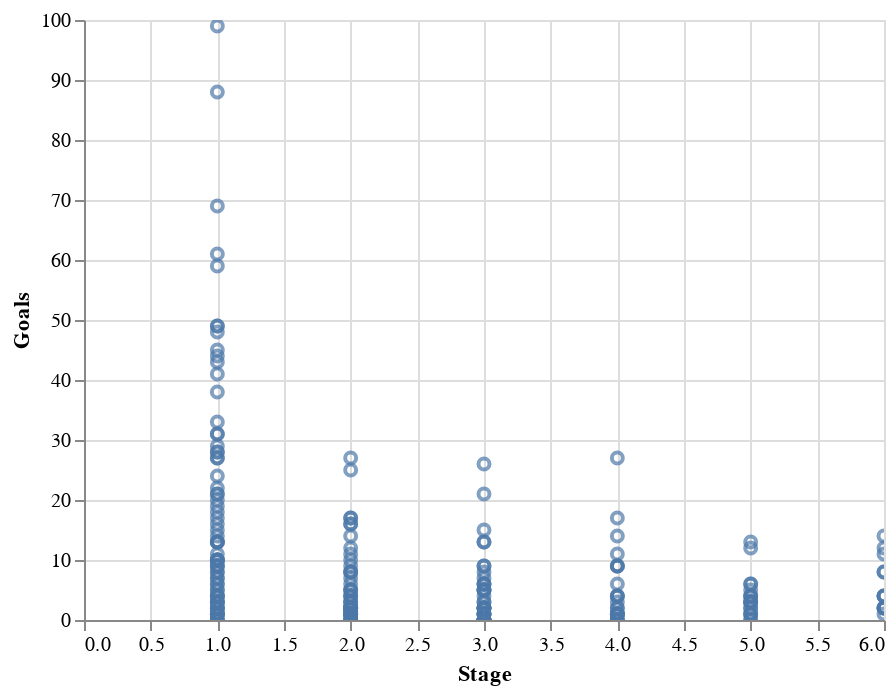

Write notebook code for a chart like this one.
### Code cell
import altair as alt
data = goals_per_team_sum#[goals_per_team_sum.Year == 2018]

alt.Chart(data).mark_point().encode(
    x='Stage',
    y='Goals',
    #color='Team',
    tooltip=['Team', 'Goals']
).interactive()

### Figure 1 — Vega-Lite specification as saved in the notebook (floating-point values rounded to 4 significant figures; data arrays with more than 128 entries replaced by an {"elided": "..."} marker saying what was removed)
{"config": {"view": {"continuousWidth": 400, "continuousHeight": 300}}, "data": {"name": "data-d248a5a20ceef52449f025c03cbb92d7"}, "mark": "point", "encoding": {"tooltip": [{"field": "Team", "type": "nominal"}, {"field": "Goals", "type": "quantitative"}], "x": {"field": "Stage", "type": "quantitative"}, "y": {"field": "Goals", "type": "quantitative"}}, "selection": {"selector015": {"type": "interval", "bind": "scales", "encodings": ["x", "y"]}}, "$schema": "https://vega.github.io/schema/vega-lite/v4.17.0.json", "datasets": {"data-d248a5a20ceef52449f025c03cbb92d7": {"elided": "220 records"}}}
